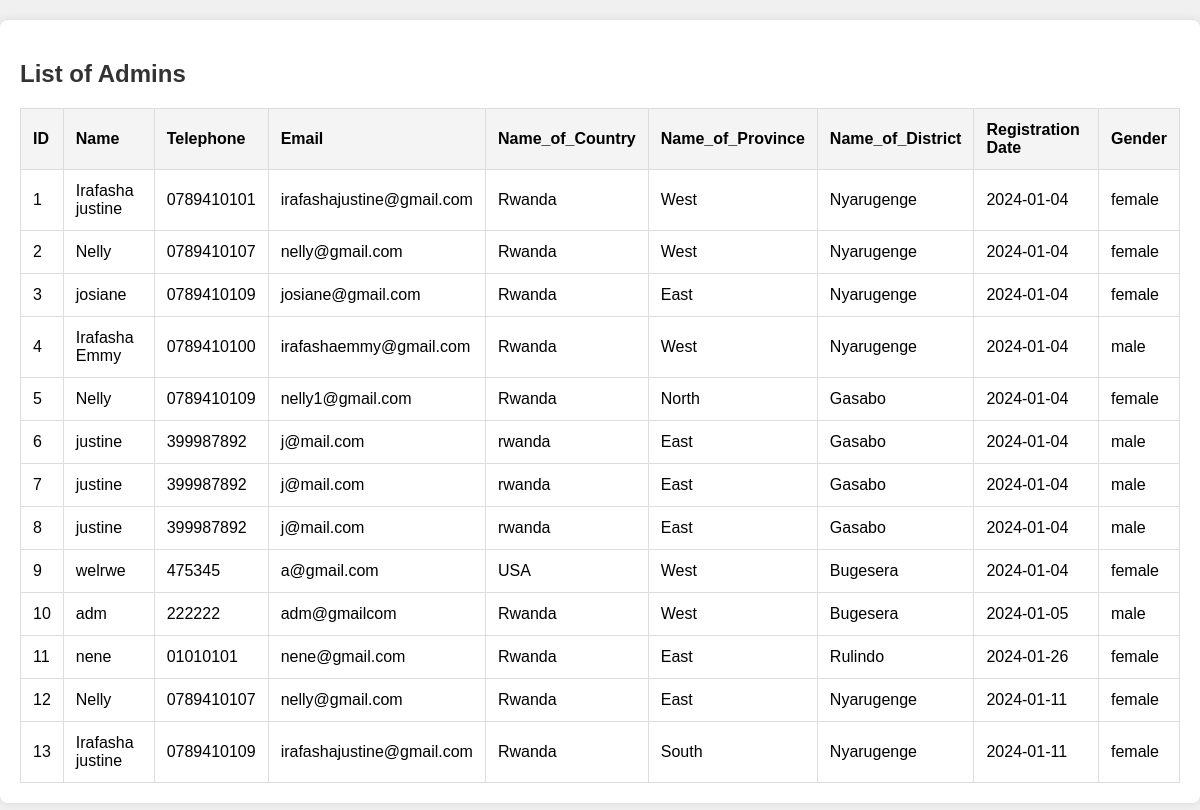
The app's page /admin.php with its own data.
### tables this page shows
CREATE TABLE `user_signup` (
  `id` int(11) NOT NULL,
  `name` varchar(255) NOT NULL,
  `telephone_number` varchar(255) NOT NULL,
  `email` varchar(255) NOT NULL,
  `name_of_country` varchar(255) NOT NULL,
  `name_of_province` varchar(255) NOT NULL,
  `name_of_district` varchar(255) NOT NULL,
  `reg_date` date NOT NULL,
  `gender` varchar(10) NOT NULL,
  `password` varchar(255) NOT NULL,
  `action` varchar(10) NOT NULL DEFAULT 'nonapprove',
  `role` varchar(255) DEFAULT NULL
);

### admin.php (the view, shortened to what this page needs)
<?php
$servername = "localhost";
$username = "root";
$password = "";
$dbname = "itrs";
$conn = new mysqli($servername, $username, $password, $dbname);
$sql = "SELECT id, name, telephone_number, email, name_of_country, name_of_province, name_of_district, reg_date, gender FROM user_signup";
$result = $conn->query($sql);
?>
<!DOCTYPE html>
<html lang="en">
<head>
</head>
<body>
    <div class="admin-list">
        <h2>List of Admins</h2>
        <?php
        if ($result !== false && $result->num_rows > 0) {
            echo "<table>";
            echo "<thead><tr><th>ID</th><th>Name</th><th>Telephone</th><th>Email</th><th>Name_of_Country</th><th>Name_of_Province</th><th>Name_of_District</th><th>Registration Date</th><th>Gender</th></tr></thead>";
            echo "<tbody>";
            while ($row = $result->fetch_assoc()) {
                echo "<tr>";
                echo "<td>" . (isset($row['id']) ? $row['id'] : 'N/A') . "</td>";
                echo "<td>" . (isset($row['name']) ? $row['name'] : 'N/A') . "</td>";
                echo "<td>" . (isset($row['telephone_number']) ? $row['telephone_number'] : 'N/A') . "</td>";
                echo "<td>" . (isset($row['email']) ? $row['email'] : 'N/A') . "</td>";
                echo "<td>" . (isset($row['name_of_country']) ? $row['name_of_country'] : 'N/A') . "</td>";
                echo "<td>" . (isset($row['name_of_province']) ? $row['name_of_province'] : 'N/A') . "</td>";
                echo "<td>" . (isset($row['name_of_district']) ? $row['name_of_district'] : 'N/A') . "</td>";
                echo "<td>" . (isset($row['reg_date']) ? $row['reg_date'] : 'N/A') . "</td>";
                echo "<td>" . (isset($row['gender']) ? $row['gender'] : 'N/A') . "</td>";
                echo "</tr>";
            }
            echo "</tbody></table>";
        } else {
            echo "No admins found.";
        }
        ?>
    </div>
</body>
</html>

### admin.php (style rules this page uses)
body { font-family: 'Arial', sans-serif; background-color: #f0f0f0; margin: 0; padding: 0; }
.admin-list { max-width:100%; margin: 20px auto; padding: 20px; background-color: #fff; border-radius: 8px; box-shadow: 0 0 10px rgba(0, 0, 0, 0.1); }
.admin-list h2 { color: #333; }
table { width: 100%; border-collapse: collapse; margin-top: 20px; }
th, td { padding: 12px; border: 1px solid #ddd; text-align: left; }
th { background-color: #f4f4f4; }

### records on screen
user_signup: id "1", name "Irafasha justine", telephone_number "0789410101", email "irafashajustine@gmail.com", name_of_country "Rwanda", name_of_province "West", name_of_district "Nyarugenge", reg_date "2024-01-04", gender "female"
user_signup: id "2", name "Nelly", telephone_number "0789410107", email "nelly@gmail.com", name_of_country "Rwanda", name_of_province "West", name_of_district "Nyarugenge", reg_date "2024-01-04", gender "female"
user_signup: id "3", name "josiane", telephone_number "0789410109", email "josiane@gmail.com", name_of_country "Rwanda", name_of_province "East", name_of_district "Nyarugenge", reg_date "2024-01-04", gender "female"
user_signup: id "4", name "Irafasha Emmy", telephone_number "0789410100", email "irafashaemmy@gmail.com", name_of_country "Rwanda", name_of_province "West", name_of_district "Nyarugenge", reg_date "2024-01-04", gender "male"
user_signup: id "5", name "Nelly", telephone_number "0789410109", email "nelly1@gmail.com", name_of_country "Rwanda", name_of_province "North", name_of_district "Gasabo", reg_date "2024-01-04", gender "female"
user_signup: id "6", name "justine", telephone_number "399987892", email "j@mail.com", name_of_country "rwanda", name_of_province "East", name_of_district "Gasabo", reg_date "2024-01-04", gender "male"
user_signup: id "7", name "justine", telephone_number "399987892", email "j@mail.com", name_of_country "rwanda", name_of_province "East", name_of_district "Gasabo", reg_date "2024-01-04", gender "male"
user_signup: id "8", name "justine", telephone_number "399987892", email "j@mail.com", name_of_country "rwanda", name_of_province "East", name_of_district "Gasabo", reg_date "2024-01-04", gender "male"
user_signup: id "9", name "welrwe", telephone_number "475345", email "a@gmail.com", name_of_country "USA", name_of_province "West", name_of_district "Bugesera", reg_date "2024-01-04", gender "female"
user_signup: id "10", name "adm", telephone_number "222222", email "adm@gmailcom", name_of_country "Rwanda", name_of_province "West", name_of_district "Bugesera", reg_date "2024-01-05", gender "male"
user_signup: id "11", name "nene", telephone_number "01010101", email "nene@gmail.com", name_of_country "Rwanda", name_of_province "East", name_of_district "Rulindo", reg_date "2024-01-26", gender "female"
user_signup: id "12", name "Nelly", telephone_number "0789410107", email "nelly@gmail.com", name_of_country "Rwanda", name_of_province "East", name_of_district "Nyarugenge", reg_date "2024-01-11", gender "female"
user_signup: id "13", name "Irafasha justine", telephone_number "0789410109", email "irafashajustine@gmail.com", name_of_country "Rwanda", name_of_province "South", name_of_district "Nyarugenge", reg_date "2024-01-11", gender "female"
